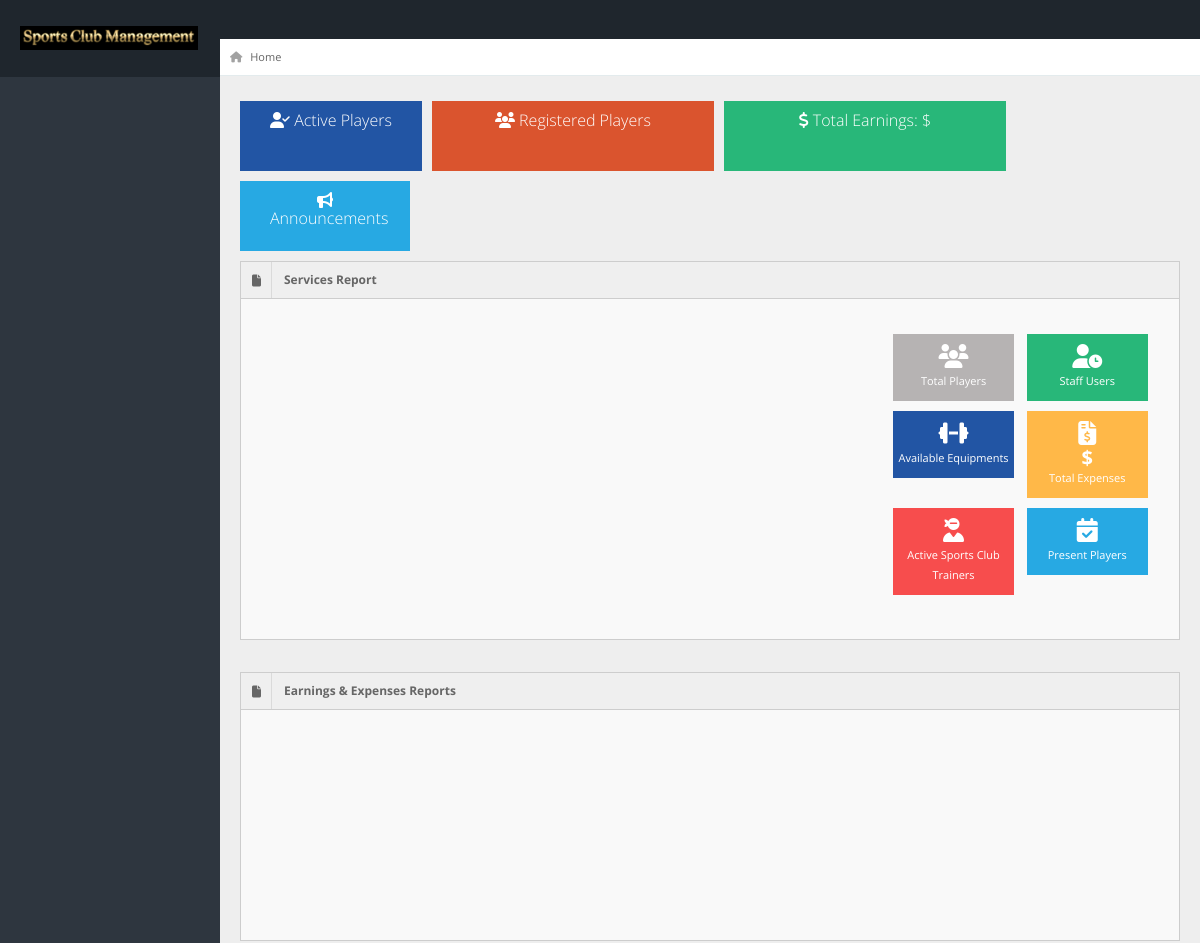
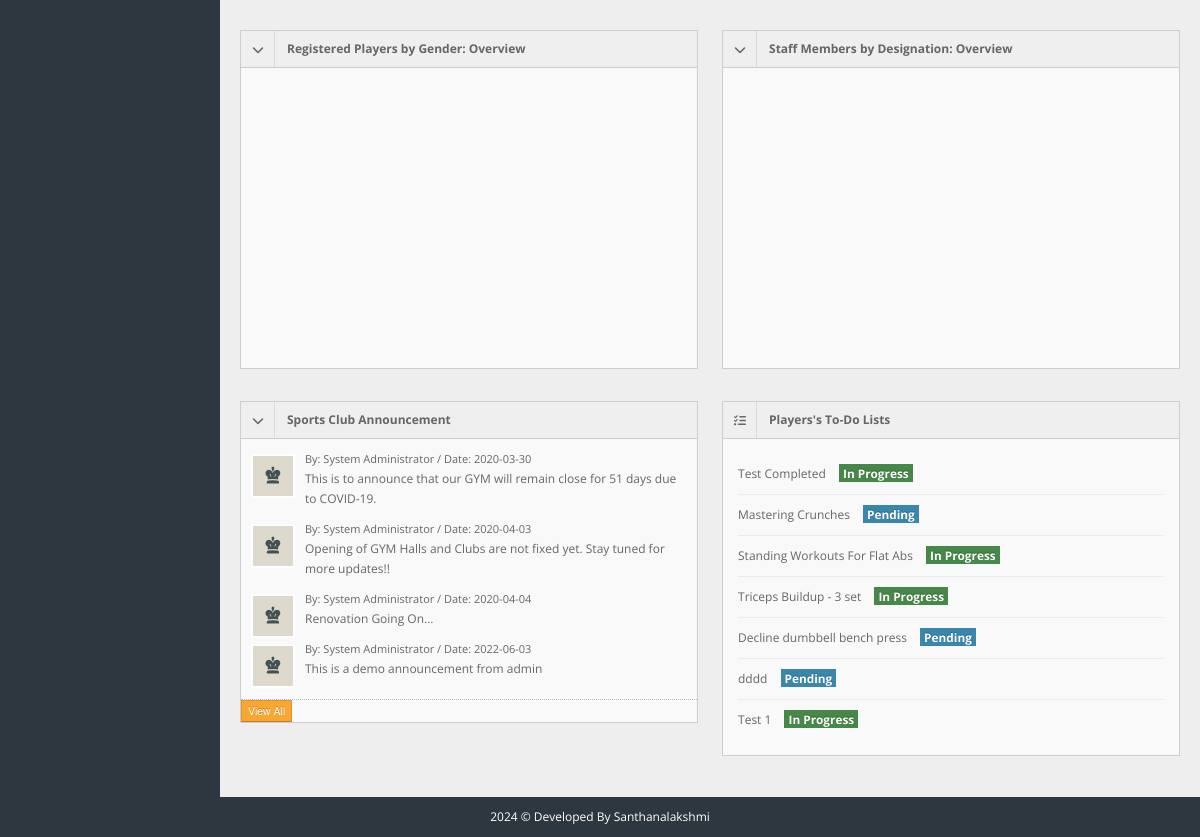
/admin/index.php (signed in), run on the app's committed database (2 pictures, top to bottom).
### tables this page shows
CREATE TABLE `announcements` (
  `id` int(11) NOT NULL,
  `message` varchar(100) NOT NULL,
  `date` date NOT NULL
);

CREATE TABLE `todo` (
  `id` int(11) NOT NULL,
  `task_status` varchar(50) NOT NULL,
  `task_desc` varchar(30) NOT NULL,
  `user_id` int(7) NOT NULL
);

### admin/index.php (the view, shortened to what this page needs)
<!DOCTYPE html>
<html lang="en">
<head>
<link rel="stylesheet" href="../css/bootstrap.min.css" />
<link rel="stylesheet" href="../css/bootstrap-responsive.min.css" />
<link rel="stylesheet" href="../css/fullcalendar.css" />
<link rel="stylesheet" href="../css/matrix-style.css" />
<link rel="stylesheet" href="../css/matrix-media.css" />
<link href="../font-awesome/css/all.css" rel="stylesheet" />
<link href="../font-awesome/css/fontawesome.css" rel="stylesheet" />
<link rel="stylesheet" href="../css/jquery.gritter.css" />
</head>
<body>
<div id="header">
  <h1><a href="dashboard.html">Perfect Gym Admin</a></h1>
</div>
<div id="content">
  <div id="content-header">
    <div id="breadcrumb"> <a href="index.php" title="You're right here" class="tip-bottom"><i class="fa fa-home"></i> Home</a></div>
  </div>
  <div class="container-fluid">
    <div class="quick-actions_homepage">
      <ul class="quick-actions">
        <li class="bg_ls span"> <a href="index.php" style="font-size: 16px;"> <i class="fas fa-user-check"></i> <span class="label label-important"><?php include'actions/dashboard-activecount.php'?></span> Active Players</a> </li>
        <li class="bg_lo span3"> <a href="members.php" style="font-size: 16px;"> <i class="fas fa-users"></i></i><span class="label label-important"><?php include'dashboard-usercount.php'?></span> Registered Players</a> </li>
        <li class="bg_lg span3"> <a href="payment.php" style="font-size: 16px;"> <i class="fa fa-dollar-sign"></i> Total Earnings: $<?php include'income-count.php' ?></a> </li>
        <li class="bg_lb span2"> <a href="announcement.php" style="font-size: 16px;"> <i class="fas fa-bullhorn"></i><span class="label label-important"><?php include'actions/count-announcements.php'?></span>Announcements </a> </li>
      </ul>
    </div>
    <div class="row-fluid">
      <div class="widget-box">
        <div class="widget-title bg_lg"><span class="icon"><i class="fas fa-file"></i></span>
          <h5>Services Report</h5>
        </div>
        <div class="widget-content" >
          <div class="row-fluid">
            <div class="span8">
              <div id="top_x_div" style="width: 700px; height: 290px;"></div>
            </div>
            <div class="span4">
              <ul class="site-stats">
                <li class="bg_lh"><i class="fas fa-users"></i> <strong><?php include 'dashboard-usercount.php';?></strong> <small>Total Players</small></li>
                <li class="bg_lg"><i class="fas fa-user-clock"></i> <strong><?php include 'actions/dashboard-staff-count.php';?></strong> <small>Staff Users</small></li>
                <li class="bg_ls"><i class="fas fa-dumbbell"></i> <strong><?php include 'actions/count-equipments.php';?></strong> <small>Available Equipments</small></li>
                <li class="bg_ly"><i class="fas fa-file-invoice-dollar"></i> <strong>$<?php include 'actions/total-exp.php';?></strong> <small>Total Expenses</small></li>
                <li class="bg_lr"><i class="fas fa-user-ninja"></i> <strong><?php include 'actions/count-trainers.php';?></strong> <small>Active Sports Club Trainers</small></li>
                <li class="bg_lb"><i class="fas fa-calendar-check"></i> <strong><?php include 'actions/count-attendance.php';?></strong> <small>Present Players</small></li>
              </ul>
            </div>
          </div>
        </div>
      </div>
    </div>
    <div class="row-fluid">
      <div class="widget-box">
        <div class="widget-title bg_lg"><span class="icon"><i class="fas fa-file"></i></span>
          <h5>Earnings & Expenses Reports</h5>
        </div>
        <div class="widget-content" >
          <div class="row-fluid">
            <div class="span12">
              <div id="top_y_div" style="width: 700px; height: 180px;"></div>
            </div>
          </div>
        </div>
      </div>
    </div>
    <div class="row-fluid">
      <div class="span6">
        <div class="widget-box">
          <div class="widget-title bg_ly" data-toggle="collapse" href="#collapseG2"><span class="icon"><i class="fas fa-chevron-down"></i></span>
            <h5>Registered Players by Gender: Overview</h5>
          </div>
          <div class="widget-content nopadding collapse in" id="collapseG2">
            <ul class="recent-posts">
              <div id="donutchart" style="width: 600px; height: 300px;"></div>
            </ul>
          </div>
        </div>
      </div>
      <div class="span6">
        <div class="widget-box">
          <div class="widget-title bg_ly" data-toggle="collapse" href="#collapseG2"><span class="icon"><i class="fas fa-chevron-down"></i></span>
            <h5>Staff Members by Designation: Overview</h5>
          </div>
          <div class="widget-content nopadding collapse in" id="collapseG2">
            <ul class="recent-posts">
            <div id="donutchart2022" style="width: 600px; height: 300px;"></div>
            </ul>
          </div>
        </div>
      </div>
      </div>
    <div class="row-fluid">
      <div class="span6">
        <div class="widget-box">
          <div class="widget-title bg_ly" data-toggle="collapse" href="#collapseG2"><span class="icon"><i class="fas fa-chevron-down"></i></span>
            <h5>Sports Club Announcement</h5>
          </div>
          <div class="widget-content nopadding collapse in" id="collapseG2">
            <ul class="recent-posts">
              <li>
              <?php
                $qry="SELECT * FROM announcements";
                $result=mysqli_query($conn,$qry);
                while($row=mysqli_fetch_array($result)){
                  echo"<div class='user-thumb'> <img width='70' height='40' alt='User' src='../img/demo/av1.jpg'> </div>";
                  echo"<div class='article-post'>";
                  echo"<span class='user-info'> By: System Administrator / Date: ".$row['date']." </span>";
                  echo"<p><a href='#'>".$row['message']."</a> </p>";
                }
                echo"</div>";
                echo"</li>";
              ?>
              <a href="manage-announcement.php"><button class="btn btn-warning btn-mini">View All</button></a>
            </ul>
          </div>
        </div>
      </div>
      <div class="span6">
      <div class="widget-box">
          <div class="widget-title"> <span class="icon"><i class="fas fa-tasks"></i></span>
            <h5>Players's To-Do Lists</h5>
          </div>
          <div class="widget-content">
            <div class="todo">
              <ul>
              <?php
                include "dbcon.php";
                $qry="SELECT * FROM todo";
                $result=mysqli_query($con,$qry);
                while($row=mysqli_fetch_array($result)){ ?>
                <li class='clearfix'>
                    <div class='txt'> <?php echo $row["task_desc"]?> <?php if ($row["task_status"] == "Pending") { echo '<span class="by label label-info">Pending</span>';} else { echo '<span class="by label label-success">In Progress</span>'; }?></div>
               <?php }
                echo"</li>";
              echo"</ul>";
              ?>
            </div>
          </div>
        </div>
                </div>
      </div>
    </div>
  </div>
<div class="row-fluid">
  <div id="footer" class="span12"> <?php echo date("Y");?> &copy; Developed By Santhanalakshmi</a> </div>
</div>
</body>
</html>

### customer/css/matrix-media.css (style rules this page uses)
body { background:#2E363F; }
#header { background-color: #1f262d; margin-top:10px; }

### admin/index.php (style rules this page uses)
#footer { color: white; }

### data on the page
announcements: date "2020-03-30", message "This is to announce that our GYM will remain close for 51 days due to COVID-19."
announcements: date "2020-04-03", message "Opening of GYM Halls and Clubs are not fixed yet. Stay tuned for more updates!!"
announcements: date "2020-04-04", message "Renovation Going On..."
announcements: date "2022-06-03", message "This is a demo announcement from admin"
todo: task_desc "Test Completed", task_status "In Progress"
todo: task_desc "Mastering Crunches", task_status "Pending"
todo: task_desc "Standing Workouts For Flat Abs", task_status "In Progress"
todo: task_desc "Triceps Buildup - 3 set", task_status "In Progress"
todo: task_desc "Decline dumbbell bench press", task_status "Pending"
todo: task_desc "dddd", task_status "Pending"
todo: task_desc "Test 1", task_status "In Progress"
